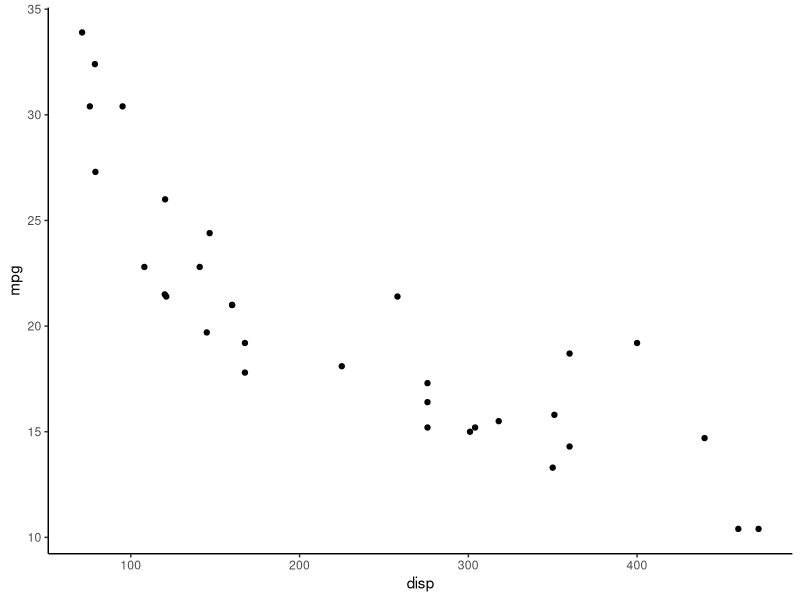
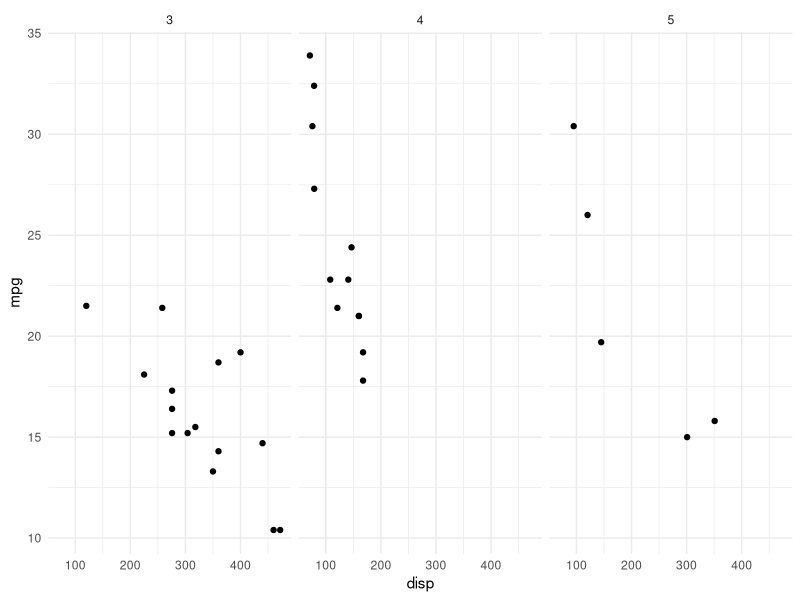
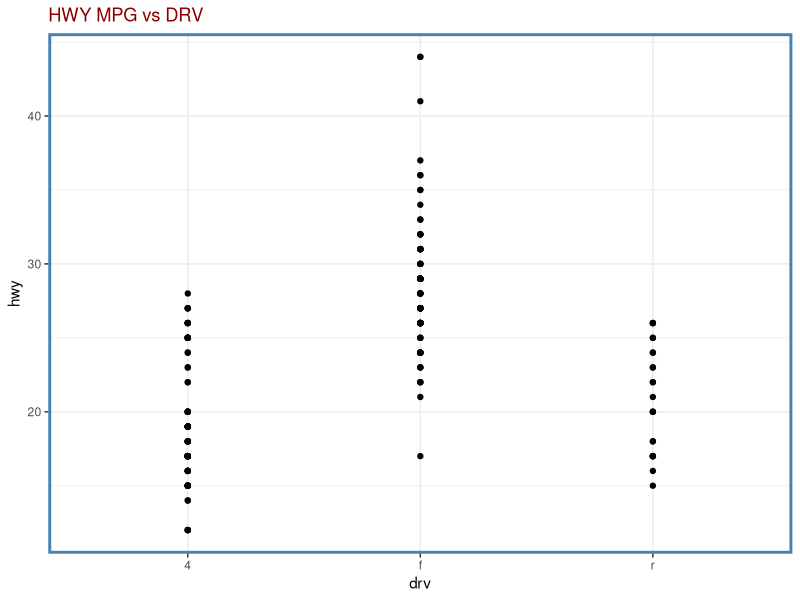

These charts were generated, in order, by the following R code:
## ---- chunk 1
knitr::opts_chunk$set(echo = TRUE)
library(tidyverse)
library(dplyr)
library(ggplot2)
## ---- chunk 2
knitr::opts_chunk$set(echo = TRUE)
mtcars %>%
  ggplot()+
  geom_point(mapping=aes(x=disp, y=mpg))+
  theme_classic()
## ---- chunk 3
knitr::opts_chunk$set(echo = TRUE)
x <- theme_get()
class(x)
## ---- chunk 4
knitr::opts_chunk$set(echo = TRUE)
new_theme <- theme_minimal()
theme_set(new_theme)
## ---- chunk 5
mtcars %>%
  ggplot()+
  geom_point(aes(x=disp, y=mpg))+
  facet_grid(.~gear)
## ---- chunk 6
# setHook(packageEvent("ggplot2", "onLoad"),
        # function(...)ggplot2::theme_set(ggplot2::theme_minimal))
## ---- chunk 7
newtheme <- theme_bw() + theme(plot.title = element_text(color = "darkred"))
## ---- chunk 8
newtheme$panel.border
## ---- chunk 9
newtheme <- newtheme + theme(panel.border = element_rect(color = "steelblue", linewidth = 2))
## ---- chunk 10
mpg %>%
  ggplot()+
  geom_point(aes(x=drv, y=hwy))+
  ggtitle("HWY MPG vs DRV")+
  newtheme
